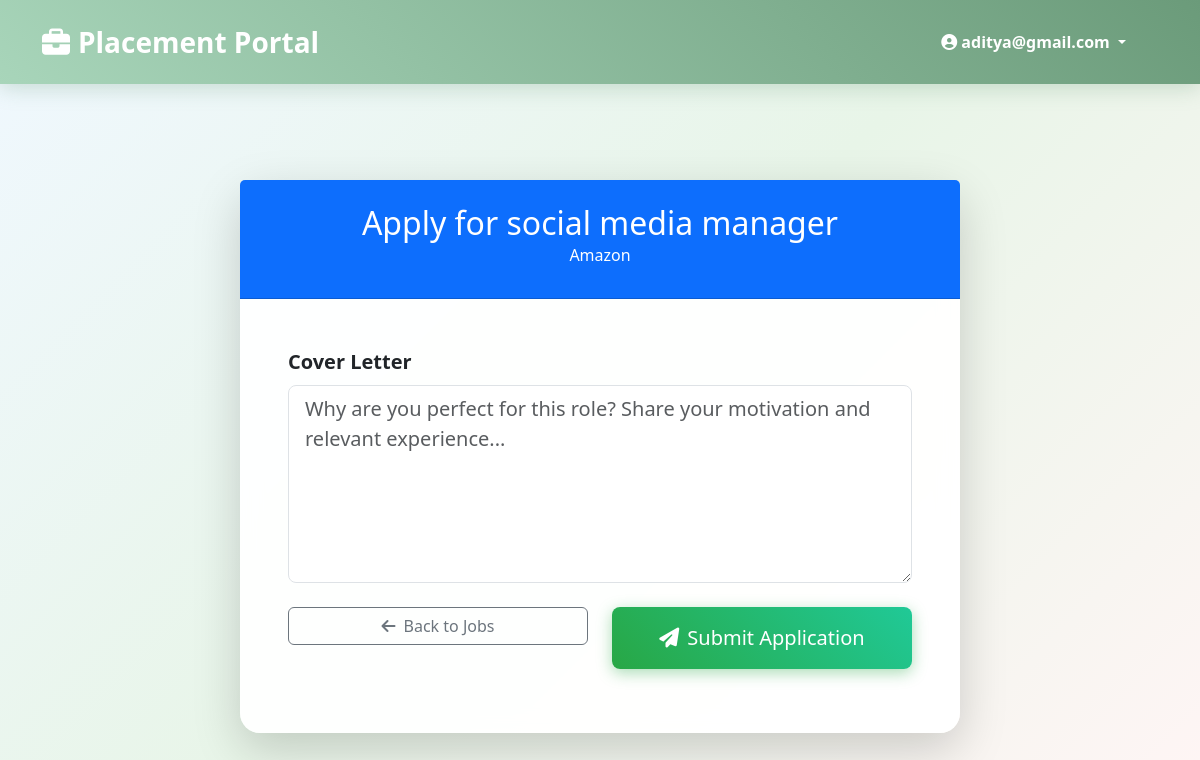
Screenshot of /student/apply/3 (signed in) with the database file from the repository.
### tables this page shows
CREATE TABLE users (
    id INTEGER PRIMARY KEY AUTOINCREMENT,
    email TEXT UNIQUE NOT NULL,
    password_hash TEXT NOT NULL,
    role TEXT NOT NULL,          -- 'admin', 'student', 'company'
    is_active INTEGER NOT NULL DEFAULT 1,
    created_at TIMESTAMP DEFAULT CURRENT_TIMESTAMP
);

CREATE TABLE placement_drives (
    id INTEGER PRIMARY KEY AUTOINCREMENT,
    company_id INTEGER NOT NULL,
    job_title TEXT NOT NULL,
    job_description TEXT,
    eligibility_criteria TEXT,
    application_deadline DATE,
    status TEXT NOT NULL DEFAULT 'pending', -- pending/approved/closed
    created_at TIMESTAMP DEFAULT CURRENT_TIMESTAMP,
    FOREIGN KEY (company_id) REFERENCES companies (id)
);

CREATE TABLE companies (
    id INTEGER PRIMARY KEY,      -- also FK to users.id
    company_name TEXT NOT NULL,
    hr_name TEXT,
    hr_email TEXT,
    phone TEXT,
    website TEXT,
    approval_status TEXT NOT NULL DEFAULT 'pending', -- pending/approved/rejected/blacklisted
    FOREIGN KEY (id) REFERENCES users (id)
);

### app.py (the view, shortened to what this page needs)
@app.route('/student/apply/<int:drive_id>', methods=['GET', 'POST'])
@login_required
def stud_apply(drive_id):
    if current_user.role != 'student':
        return redirect(url_for('login_user'))
    db = get_database()
    drive = db.execute("""
        SELECT d.*, c.company_name
        FROM placement_drives d
        JOIN companies c ON d.company_id = c.id
        WHERE d.id = ? AND d.status = 'approved'
    """, (drive_id,)).fetchone()
    if not drive:
        flash('Drive not found or not available.', 'danger')
        return redirect(url_for('jobs_list'))
    return render_template('student/apply.html', drive=drive)

### app.py (called while the page is built)
@login_user_manager.user_loader
def get_user_by_id(user_id):
    db = get_database()
    user = db.execute('SELECT * FROM users WHERE id = ?', (user_id,)).fetchone()
    if user:
        return User(user['id'], user['email'], user['role'], user['is_active'] == 1)
    return None

def get_database():
    if 'db' not in g:
        g.db = sqlite3.connect(app.config['DATABASE'])
        g.db.row_factory = sqlite3.Row
    return g.db

@app.teardown_appcontext
def close_database(e=None):
    db = g.pop('db', None)
    if db is not None:
        db.close()

    @property
    def is_active(self):
        return self._is_active

### templates/student/apply.html (shortened to what this page needs)
{% extends "base.html" %}
{% block content %}
<div class="container py-5">
    <div class="row justify-content-center">
        <div class="col-lg-8">
            <div class="card shadow-lg border-0">
                <div class="card-header bg-primary text-white text-center py-4">
                    <h2 class="mb-1">Apply for {{ drive.job_title }}</h2>
                    <h6 class="opacity-90">{{ drive.company_name or 'Company' }}</h6>
                </div>
                <div class="card-body p-5">
                    <form method="POST">
                        <div class="mb-4">
                            <label class="form-label fw-bold fs-5">Cover Letter</label>
                            <textarea name="cover_letter" class="form-control form-control-lg"
                                      rows="6" placeholder="Why are you perfect for this role? Share your motivation and relevant experience..." required></textarea>
                        </div>
                        <div class="row">
                            <div class="col-md-6 mb-3">
                                <a href="{{ url_for('jobs_list') }}" class="btn btn-outline-secondary w-100">
                                    <i class="fas fa-arrow-left me-2"></i>Back to Jobs
                                </a>
                            </div>
                            <div class="col-md-6 mb-3">
                                <button type="submit" class="btn btn-success btn-lg w-100 py-3">
                                    <i class="fas fa-paper-plane me-2"></i>Submit Application
                                </button>
                            </div>
                        </div>
                    </form>
                </div>
            </div>
        </div>
    </div>
</div>
{% endblock %}

### templates/base.html (shortened to what this page needs)
<!DOCTYPE html>
<html lang="en">
<head>
    <link href="https://cdn.jsdelivr.net/npm/bootstrap@5.3.2/dist/css/bootstrap.min.css" rel="stylesheet">
    <link href="https://cdnjs.cloudflare.com/ajax/libs/font-awesome/6.4.0/css/all.min.css" rel="stylesheet">
</head>
<body>
    <nav class="navbar navbar-expand-lg navbar-dark py-3">
        <div class="container">
            <a class="navbar-brand fw-bold fs-3" href="{{ url_for('home') }}">
                <i class="fas fa-briefcase me-2"></i>Placement Portal
            </a>
            <div class="navbar-nav ms-auto align-items-center">
                {% if current_user.is_authenticated %}
                    <div class="nav-item dropdown">
                        <a class="nav-link dropdown-toggle text-white fw-semibold px-3 py-2 rounded-pill me-3" href="#" role="button" data-bs-toggle="dropdown">
                            <i class="fas fa-user-circle me-1"></i>{{ current_user.email }}
                        </a>
                    </div>
                {% else %}
                    <a href="{{ url_for('login_user') }}" class="btn btn-outline-light btn-sm px-4 rounded-pill">
                        <i class="fas fa-sign-in-alt me-2"></i>login_user
                    </a>
                {% endif %}
            </div>
        </div>
    </nav>
    <div class="container my-5">
        {% block content %}{% endblock %}
    </div>
</body>
</html>

### templates/base.html (style rules this page uses)
:root { --pastel-bg: linear-gradient(135deg, #f0f8ff 0%, #e8f5e8 50%, #fff5f5 100%); --primary-pastel: #a8d5ba; --primary-dark: #6b9b7a; --secondary-pastel: #ffd5c2; --secondary-dark: #f4a88a; --accent-pastel: #c2d6ff; --accent-dark: #8aa8e6; --success-pastel: #d4f4dd; --danger-pastel: #ffd4d4; }
body { background: var(--pastel-bg); min-height: 100vh; font-family: 'Segoe UI', Tahoma, Geneva, Verdana, sans-serif; }
.navbar { background: linear-gradient(45deg, var(--primary-pastel), var(--primary-dark)) !important; box-shadow: 0 4px 20px rgba(107,155,122,0.3); -webkit-backdrop-filter: blur(10px); backdrop-filter: blur(10px); }
.btn-success { background: linear-gradient(45deg, #28a745, #20c997); border: none; transition: all 0.3s ease; box-shadow: 0 4px 15px rgba(40,167,69,0.4); }
.card { border: none; border-radius: 20px; box-shadow: 0 10px 40px rgba(0,0,0,0.1); transition: all 0.3s ease; background: rgba(255,255,255,0.95); -webkit-backdrop-filter: blur(10px); backdrop-filter: blur(10px); }

### rows the page displays
users: email "aditya@gmail.com"
placement_drives: job_title "social media manager"
companies: company_name "Amazon"
